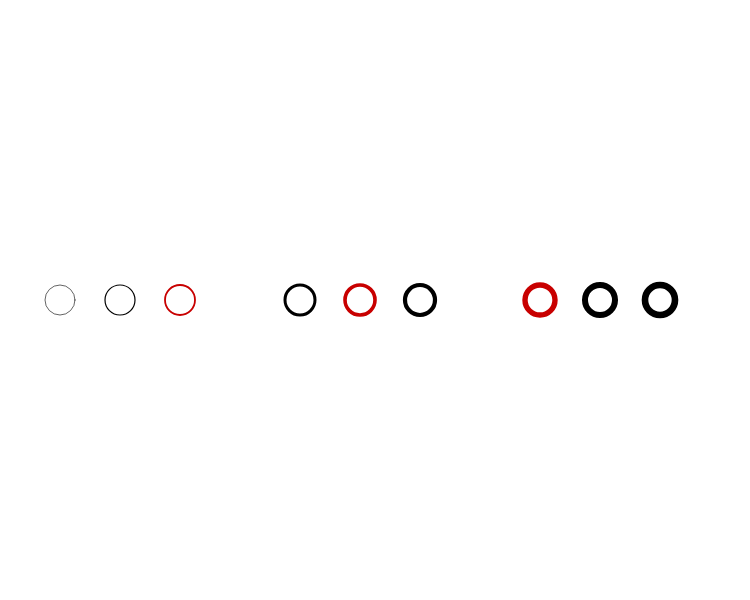
Frame 1 (no input)
Frame 60 (no input): identical to frame 1, image omitted
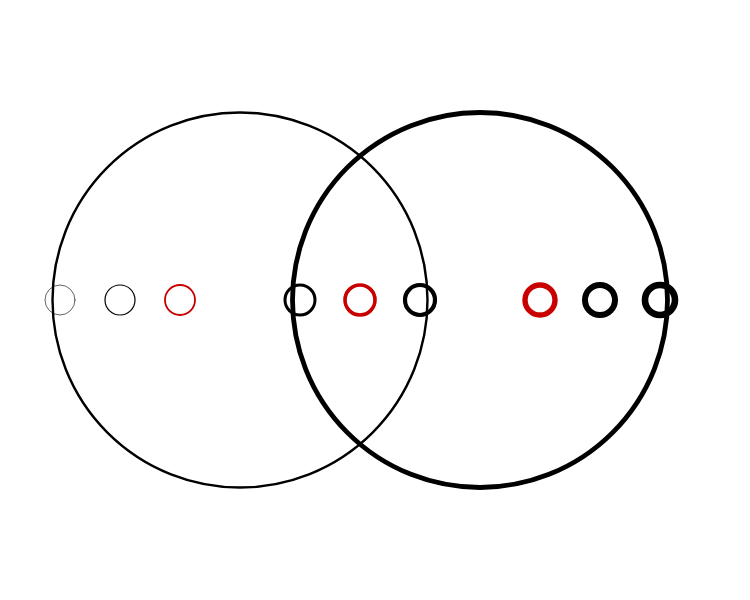
Frame 120 (the mouse pressed at the canvas centre since frame 60)

The p5.js sketch that drew these frames (run headless with seeded random() and noise() and a simulated clock; from frame 60 on, the mouse is pressed at the canvas centre):

// p5.js sketch
// ── sketch.js
let dia = 30;
let gap = 60;

function setup() {
  createCanvas(750,600);
  noFill();
  rectMode(CENTER);
}

function draw() {
  background(255);

   for (let xpos = gap; xpos <= width - gap; xpos += gap) {

      strokeWeight((xpos+1) * 0.01);

        if (xpos % (gap * 4) == 0) {
            stroke(0)
            circle(xpos, height / 2, mouseX);
          } else if (xpos % (gap * 3) == 0) {
            stroke(color(200, 0, 0));
            circle(xpos, height / 2, dia);
          } else {
            stroke(0);
            circle(xpos, height / 2, dia);
          }



    }

}
